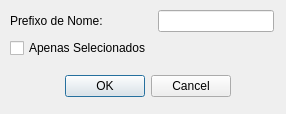
<?xml version="1.0" encoding="UTF-8"?>
<ui version="4.0">
 <class>recobrimento_dialog</class>
 <widget class="QDialog" name="recobrimento_dialog">
  <property name="geometry">
   <rect>
    <x>0</x>
    <y>0</y>
    <width>286</width>
    <height>114</height>
   </rect>
  </property>
  <property name="windowTitle">
   <string>saniBID RedBasica</string>
  </property>
  <widget class="QDialogButtonBox" name="buttonBox">
   <property name="geometry">
    <rect>
     <x>10</x>
     <y>70</y>
     <width>221</width>
     <height>32</height>
    </rect>
   </property>
   <property name="orientation">
    <enum>Qt::Horizontal</enum>
   </property>
   <property name="standardButtons">
    <set>QDialogButtonBox::Cancel|QDialogButtonBox::Ok</set>
   </property>
  </widget>
  <widget class="QWidget" name="formLayoutWidget">
   <property name="geometry">
    <rect>
     <x>10</x>
     <y>10</y>
     <width>264</width>
     <height>51</height>
    </rect>
   </property>
   <layout class="QFormLayout" name="formLayout">
    <item row="0" column="0">
     <widget class="QLabel" name="label">
      <property name="text">
       <string>Prefixo de Nome:</string>
      </property>
     </widget>
    </item>
    <item row="0" column="1">
     <widget class="QLineEdit" name="lePrefixo">
      <property name="maxLength">
       <number>3</number>
      </property>
      <property name="alignment">
       <set>Qt::AlignRight|Qt::AlignTrailing|Qt::AlignVCenter</set>
      </property>
     </widget>
    </item>
    <item row="1" column="0">
     <widget class="QCheckBox" name="cbSelecionados">
      <property name="text">
       <string>Apenas Selecionados</string>
      </property>
     </widget>
    </item>
   </layout>
  </widget>
 </widget>
 <resources/>
 <connections>
  <connection>
   <sender>buttonBox</sender>
   <signal>accepted()</signal>
   <receiver>recobrimento_dialog</receiver>
   <slot>accept()</slot>
   <hints>
    <hint type="sourcelabel">
     <x>248</x>
     <y>254</y>
    </hint>
    <hint type="destinationlabel">
     <x>157</x>
     <y>274</y>
    </hint>
   </hints>
  </connection>
  <connection>
   <sender>buttonBox</sender>
   <signal>rejected()</signal>
   <receiver>recobrimento_dialog</receiver>
   <slot>reject()</slot>
   <hints>
    <hint type="sourcelabel">
     <x>316</x>
     <y>260</y>
    </hint>
    <hint type="destinationlabel">
     <x>286</x>
     <y>274</y>
    </hint>
   </hints>
  </connection>
 </connections>
</ui>
